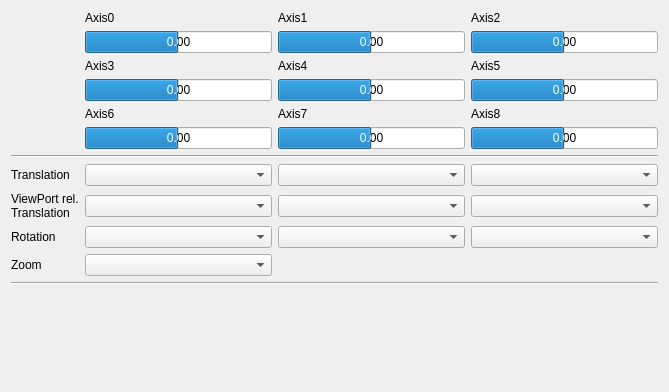
          <widget class="QWidget" name="scrollAreaWidgetContents_3">
           <property name="geometry">
            <rect>
             <x>0</x>
             <y>0</y>
             <width>669</width>
             <height>392</height>
            </rect>
           </property>
           <layout class="QGridLayout" name="gridLayout_7" columnstretch="0,0,0,0">
            <item row="3" column="1">
             <widget class="QProgressBar" name="progressBarAxis3">
              <property name="minimum">
               <number>-100</number>
              </property>
              <property name="value">
               <number>0</number>
              </property>
              <property name="format">
               <string>0.00</string>
              </property>
             </widget>
            </item>
            <item row="3" column="3">
             <widget class="QProgressBar" name="progressBarAxis5">
              <property name="minimum">
               <number>-100</number>
              </property>
              <property name="value">
               <number>0</number>
              </property>
              <property name="format">
               <string>0.00</string>
              </property>
             </widget>
            </item>
            <item row="0" column="1">
             <widget class="QLabel" name="labelAxis0">
              <property name="text">
               <string>Axis0</string>
              </property>
             </widget>
            </item>
            <item row="3" column="2">
             <widget class="QProgressBar" name="progressBarAxis4">
              <property name="minimum">
               <number>-100</number>
              </property>
              <property name="value">
               <number>0</number>
              </property>
              <property name="format">
               <string>0.00</string>
              </property>
             </widget>
            </item>
            <item row="4" column="2">
             <widget class="QLabel" name="labelAxis0_8">
              <property name="text">
               <string>Axis7</string>
              </property>
             </widget>
            </item>
            <item row="13" column="0">
             <widget class="QLabel" name="labelInputRotation">
              <property name="text">
               <string>Rotation</string>
              </property>
             </widget>
            </item>
            <item row="11" column="3">
             <widget class="QComboBox" name="comboBoxTranslationZ"/>
            </item>
            <item row="11" column="2">
             <widget class="QComboBox" name="comboBoxTranslationY"/>
            </item>
            <item row="14" column="1">
             <widget class="QComboBox" name="comboBoxZoom"/>
            </item>
            <item row="14" column="0">
             <widget class="QLabel" name="labelInputZoom">
              <property name="text">
               <string>Zoom</string>
              </property>
             </widget>
            </item>
            <item row="11" column="1">
             <widget class="QComboBox" name="comboBoxTranslationX"/>
            </item>
            <item row="13" column="1">
             <widget class="QComboBox" name="comboBoxRotationX"/>
            </item>
            <item row="13" column="2">
             <widget class="QComboBox" name="comboBoxRotationY"/>
            </item>
            <item row="13" column="3">
             <widget class="QComboBox" name="comboBoxRotationZ"/>
            </item>
            <item row="11" column="0">
             <widget class="QLabel" name="labelInputTranslation">
              <property name="text">
               <string>Translation</string>
              </property>
             </widget>
            </item>
            <item row="26" column="0">
             <spacer name="verticalSpacer_4">
              <property name="orientation">
               <enum>Qt::Vertical</enum>
              </property>
              <property name="sizeHint" stdset="0">
               <size>
                <width>20</width>
                <height>40</height>
               </size>
              </property>
             </spacer>
            </item>
            <item row="15" column="0" colspan="4">
             <widget class="Line" name="line">
              <property name="orientation">
               <enum>Qt::Horizontal</enum>
              </property>
             </widget>
            </item>
            <item row="12" column="0">
             <widget class="QLabel" name="labelInputTranslationViewPortRelative">
              <property name="text">
               <string>ViewPort rel.&lt;br/&gt;Translation</string>
              </property>
             </widget>
            </item>
            <item row="12" column="2">
             <widget class="QComboBox" name="comboBoxTranslationYVPRel"/>
            </item>
            <item row="12" column="1">
             <widget class="QComboBox" name="comboBoxTranslationXVPRel"/>
            </item>
            <item row="12" column="3">
             <widget class="QComboBox" name="comboBoxTranslationZVPRel"/>
            </item>
            <item row="0" column="2">
             <widget class="QLabel" name="labelAxis0_2">
              <property name="text">
               <string>Axis1</string>
              </property>
             </widget>
            </item>
            <item row="5" column="3">
             <widget class="QProgressBar" name="progressBarAxis8">
              <property name="minimum">
               <number>-100</number>
              </property>
              <property name="value">
               <number>0</number>
              </property>
              <property name="format">
               <string>0.00</string>
              </property>
             </widget>
            </item>
            <item row="4" column="3">
             <widget class="QLabel" name="labelAxis0_9">
              <property name="text">
               <string>Axis8</string>
              </property>
             </widget>
            </item>
            <item row="0" column="3">
             <widget class="QLabel" name="labelAxis0_3">
              <property name="text">
               <string>Axis2</string>
              </property>
             </widget>
            </item>
            <item row="5" column="1">
             <widget class="QProgressBar" name="progressBarAxis6">
              <property name="minimum">
               <number>-100</number>
              </property>
              <property name="value">
               <number>0</number>
              </property>
              <property name="format">
               <string>0.00</string>
              </property>
             </widget>
            </item>
            <item row="2" column="3">
             <widget class="QLabel" name="labelAxis0_4">
              <property name="text">
               <string>Axis5</string>
              </property>
             </widget>
            </item>
            <item row="2" column="2">
             <widget class="QLabel" name="labelAxis0_5">
              <property name="text">
               <string>Axis4</string>
              </property>
             </widget>
            </item>
            <item row="4" column="1">
             <widget class="QLabel" name="labelAxis0_7">
              <property name="text">
               <string>Axis6</string>
              </property>
             </widget>
            </item>
            <item row="2" column="1">
             <widget class="QLabel" name="labelAxis0_6">
              <property name="text">
               <string>Axis3</string>
              </property>
             </widget>
            </item>
            <item row="5" column="2">
             <widget class="QProgressBar" name="progressBarAxis7">
              <property name="minimum">
               <number>-100</number>
              </property>
              <property name="value">
               <number>0</number>
              </property>
              <property name="format">
               <string>0.00</string>
              </property>
             </widget>
            </item>
            <item row="1" column="3">
             <widget class="QProgressBar" name="progressBarAxis2">
              <property name="minimum">
               <number>-100</number>
              </property>
              <property name="value">
               <number>0</number>
              </property>
              <property name="format">
               <string>0.00</string>
              </property>
             </widget>
            </item>
            <item row="1" column="2">
             <widget class="QProgressBar" name="progressBarAxis1">
              <property name="minimum">
               <number>-100</number>
              </property>
              <property name="value">
               <number>0</number>
              </property>
              <property name="format">
               <string>0.00</string>
              </property>
             </widget>
            </item>
            <item row="1" column="1">
             <widget class="QProgressBar" name="progressBarAxis0">
              <property name="minimum">
               <number>-100</number>
              </property>
              <property name="value">
               <number>0</number>
              </property>
              <property name="format">
               <string>0.00</string>
              </property>
             </widget>
            </item>
            <item row="9" column="0" colspan="4">
             <widget class="Line" name="line_2">
              <property name="orientation">
               <enum>Qt::Horizontal</enum>
              </property>
             </widget>
            </item>
           </layout>
          </widget>
